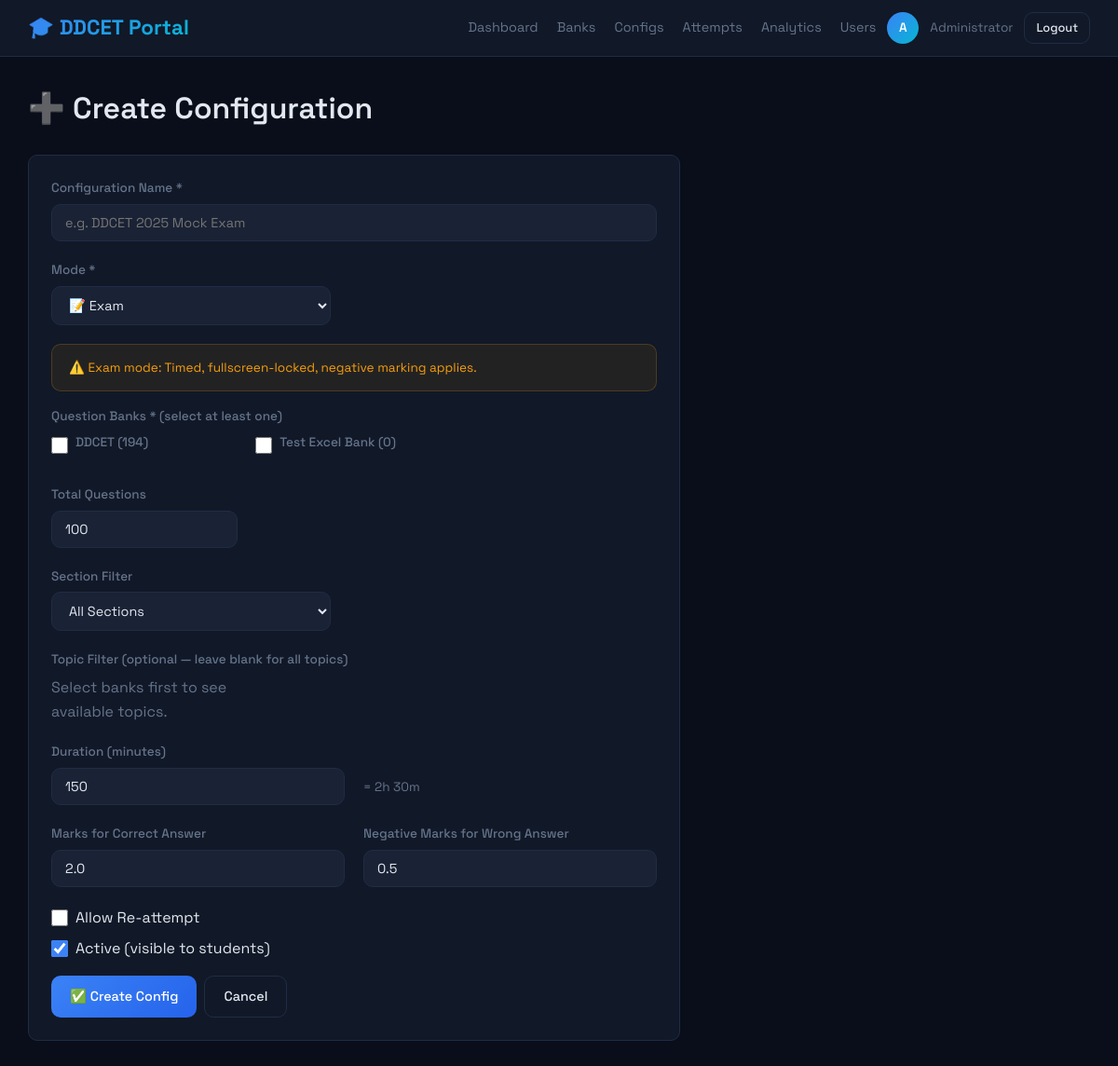
/admin/configs/create (signed in), run on an earlier commit of the app's database.
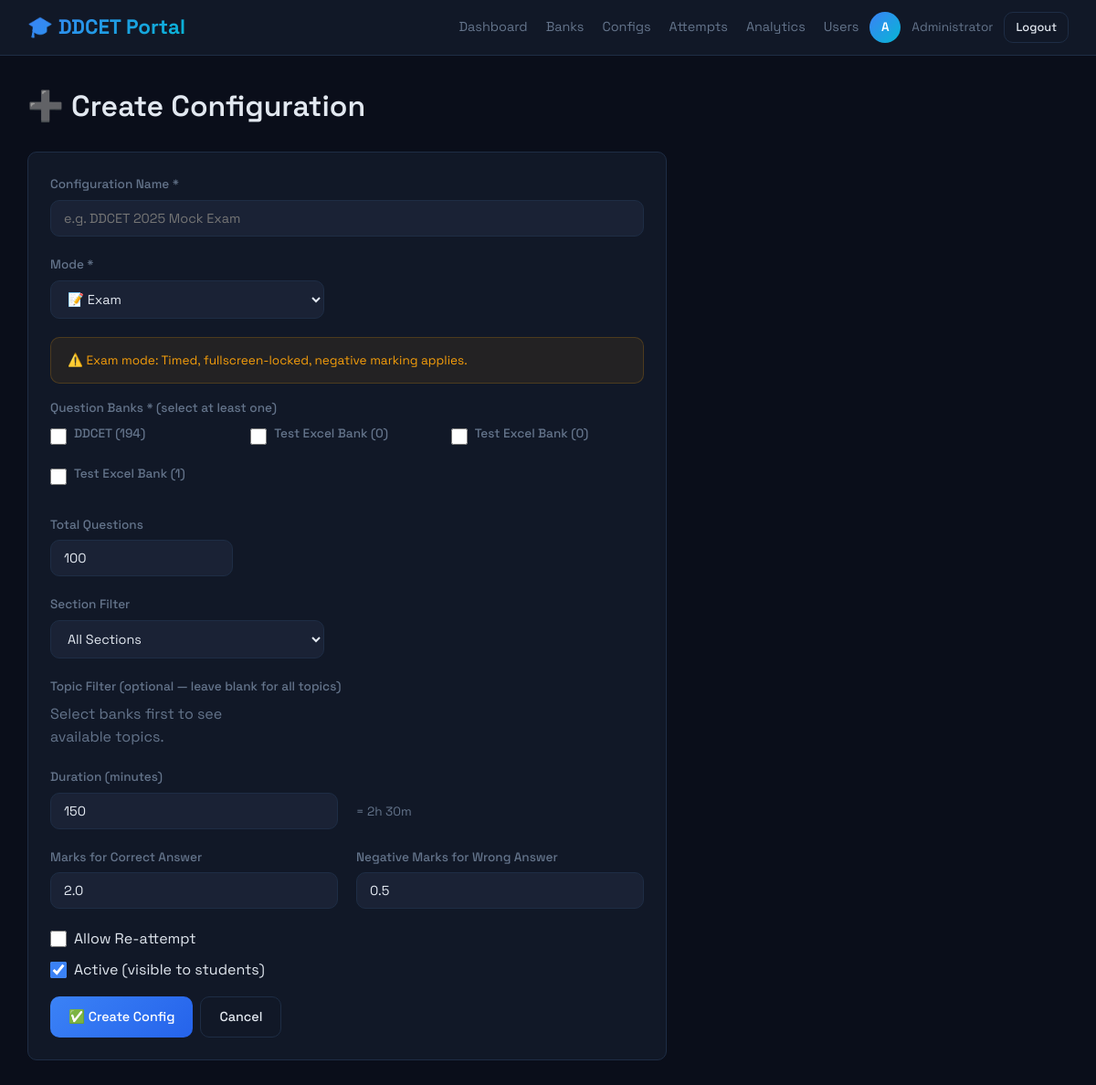
And on a later commit of the database.
### models.py (models this page shows)
class QuestionBank(db.Model):
    __tablename__ = 'question_banks'
    id = db.Column(db.Integer, primary_key=True)
    name = db.Column(db.String(150), nullable=False)
    description = db.Column(db.Text, default='')
    year = db.Column(db.Integer, nullable=True)
    section = db.Column(db.Integer, default=0)
    is_active = db.Column(db.Boolean, default=True)
    created_by = db.Column(db.Integer, db.ForeignKey('users.id'))
    created_at = db.Column(db.DateTime, default=datetime.utcnow)
    question_count = db.Column(db.Integer, default=0)
    questions = db.relationship('Question', backref='bank', lazy='dynamic',
                                cascade='all, delete-orphan')
    creator = db.relationship('User', foreign_keys=[created_by])

### admin.py (the view, shortened to what this page needs)
@admin_bp.route('/configs/create', methods=['GET', 'POST'])
@login_required
@admin_required
def create_config():
    active_banks = QuestionBank.query.filter_by(is_active=True).all()
    return render_template('admin/config_form.html', config=None, banks=active_banks, mode='create')

### admin.py (called while the page is built)
def admin_required(f):
    from functools import wraps
    @wraps(f)
    def decorated(*args, **kwargs):
        if not current_user.is_authenticated or current_user.role != 'admin':
            abort(403)
        return f(*args, **kwargs)
    return decorated

### auth.py (called while the page is built)
def generate_csrf_token():
    if '_csrf_token' not in session:
        session['_csrf_token'] = secrets.token_hex(32)
    return session['_csrf_token']

@auth_bp.before_app_request
def inject_csrf():
    from flask import g
    g.csrf_token = generate_csrf_token()

### models.py (called while the page is built)
    @property
    def is_active(self):
        return self.is_active_user

### templates/admin/config_form.html (shortened to what the changed rows need)
{% extends "base.html" %}
{% block content %}
<div class="main-content">
    <h1 style="margin-bottom: 24px;">
        {{ '➕ Create Configuration' if mode == 'create' else '✏️ Edit Configuration' }}
    </h1>
    <div class="card" style="max-width: 700px;">
        <form method="POST"
            action="{{ url_for('admin.create_config') if mode == 'create' else url_for('admin.edit_config', config_id=config.id) }}">
            <div class="form-group">
                <div class="checkbox-grid">
                    {% for bank in banks %}
                    <div class="form-check">
                        <input type="checkbox" name="bank_ids" value="{{ bank.id }}" class="bank-checkbox" {{ 'checked'
                            if config and bank.id in (selected_bank_ids or []) }}>
                        <label>{{ bank.name }} ({{ bank.question_count }})</label>
                    </div>
                    {% endfor %}
                </div>
            </div>
        </form>
    </div>
</div>
{% endblock %}

What changed in the data, as far as the page shows it:
added QuestionBank: name "Test Excel Bank", question_count "0"
added QuestionBank: name "Test Excel Bank", question_count "1"
